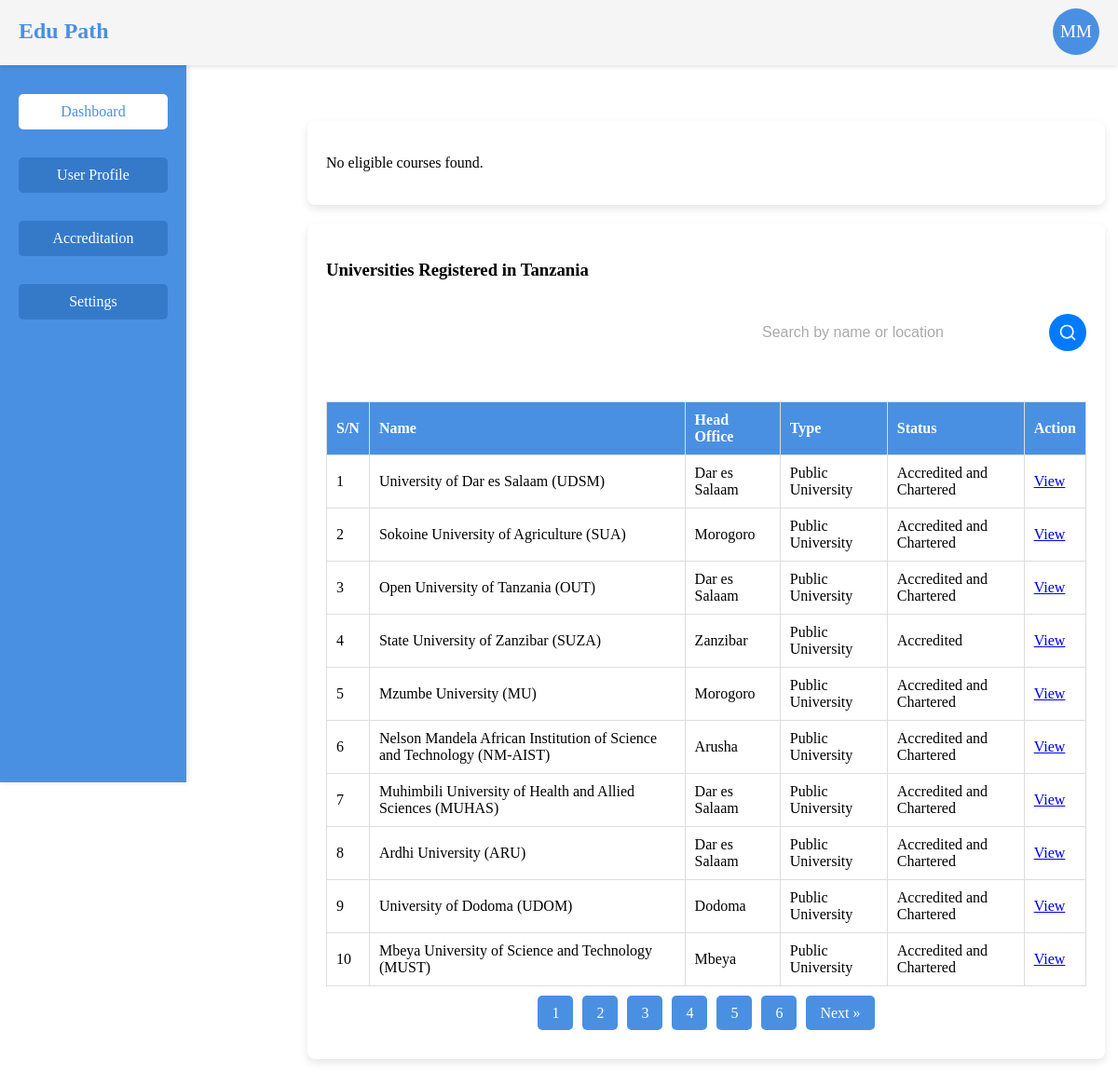
The app's page /dash.php (signed in) with its own data.
### tables this page shows
CREATE TABLE `users` (
  `id` int(11) NOT NULL,
  `name` varchar(255) NOT NULL,
  `email` varchar(255) NOT NULL,
  `password` varchar(255) NOT NULL,
  `created_at` timestamp NOT NULL DEFAULT CURRENT_TIMESTAMP,
  `check` varchar(20) NOT NULL DEFAULT 'New',
  `phone` text NOT NULL,
  `profile_image` varchar(255) DEFAULT 'initial'
);

CREATE TABLE `universities` (
  `id` int(11) NOT NULL,
  `sn` varchar(10) DEFAULT NULL,
  `name` varchar(255) DEFAULT NULL,
  `head_office` varchar(255) DEFAULT NULL,
  `type` varchar(100) DEFAULT NULL,
  `status` varchar(100) DEFAULT NULL,
  `action` varchar(255) DEFAULT NULL
);

### dash.php (the view, shortened to what this page needs)
<?php
include('conn.php');
$user_id = $_SESSION['user_id'];
$query = "SELECT * FROM users WHERE id = ?";
$stmt = $conn->prepare($query);
$stmt->bind_param("i", $user_id);
$stmt->execute();
$result = $stmt->get_result();
$user = $result->fetch_assoc();
$query = "SELECT COUNT(*) as total FROM courses";
$result = $conn->query($query);
?>
<!DOCTYPE html>
<html lang="en">
<head>
    <link rel="stylesheet" href="style.css">
</head>
<body>
    <?php
include 'navbar.php';
?>
    <div class="sidebar">
        <h3>Edu Path</h3>
        <ul class="sidebar-menu">
        <li class="active"><a href="dash.php">Dashboard</a></li>
        <li><a href="home.php">User Profile</a></li>
        <li><a href="credit.php">Accreditation</a></li>
        <li><a href="set.php">Settings</a></li>
    </ul>
    </div>
    <div class="main-content">
        <div class="container" style="display: block; margin-top: -290px; margin-left: -400px; position: absolute;">
            <div class="card">
            <?php
$limit = 10;
$current_page = isset($_GET['page']) ? (int)$_GET['page'] : 1;
$offset = ($current_page - 1) * $limit;
$eligible_courses = [];
$paginated_courses = array_slice($eligible_courses, $offset, $limit);
if (!empty($paginated_courses)) {
    echo "<h3>Courses That You're Eligible For</h3>";
    echo "<table border='1' class='notifications-table'>";
    echo "<thead><tr><th>Program Name</th><th>University</th></tr></thead><tbody>";
    foreach ($paginated_courses as $course) {
        echo "<tr><td>" . htmlspecialchars($course['program_name']) . "</td>";
        echo "<td>" . htmlspecialchars($course['university_name']) . "</td></tr>";
    }
    echo "</tbody></table>";
} else {
    echo "<p>No eligible courses found.</p>";
}
?>
            </div>
            <div class="card ">
                <h3>Universities Registered in Tanzania</h3>
                <br>
                <form method="GET" action="" style="display: flex; justify-content: flex-end;">
                    <input type="search" class="search-input" name="search_query" id="search_query" placeholder="Search by name or location">
                    <button type="submit" class="search-button" >
                    <svg xmlns="http://www.w3.org/2000/svg" viewBox="0 0 24 24" fill="none" stroke="currentColor" stroke-width="2" stroke-linecap="round" stroke-linejoin="round">
                <circle cx="11" cy="11" r="8"></circle>
                <line x1="21" y1="21" x2="16.65" y2="16.65"></line>
            </svg></button>
                </form>
                <br>
                <br>
                    <br>
                <table class="notifications-table">
                    <thead>
                        <tr>
                            <th>S/N</th>
                            <th>Name</th>
                            <th>Head Office</th>
                            <th>Type</th>
                            <th>Status</th>
                            <th>Action</th>
                        </tr>
                    </thead>
                    <tbody>
                        <?php
                        $conn = new mysqli('localhost', 'mac', 'pass', 'Edupath_db');
                        $records_per_page = 10;
                        $current_page = isset($_GET['page']) ? max(1, intval($_GET['page'])) : 1;
                        $total_records_query = "SELECT COUNT(*) AS total FROM universities";
                        $total_records_result = $conn->query($total_records_query);
                        $total_records_row = $total_records_result->fetch_assoc();
                        $total_records = $total_records_row['total'];
                        $total_pages = ceil($total_records / $records_per_page);
                        $offset = ($current_page - 1) * $records_per_page;
                        $search_query = isset($_GET['search_query']) ? trim($_GET['search_query']) : '';
                        $query = "SELECT sn, name, head_office, type, status, action FROM universities";
                        if (!empty($search_query)) {
                            $query .= " WHERE name LIKE ? OR head_office LIKE ? ORDER BY sn ASC";
                            $stmt = $conn->prepare($query);
                            $search_param = "%" . $search_query . "%";
                            $stmt->bind_param("ss", $search_param, $search_param);
                            $stmt->execute();
                            $result = $stmt->get_result();
                        } else {
                            $query .= " ORDER BY CAST(sn AS UNSIGNED) ASC LIMIT $offset, $records_per_page";
                            $result = $conn->query($query);
                        }
                        if ($result && $result->num_rows > 0) {
                            while ($row = $result->fetch_assoc()) {
                                echo "<tr>";
                                echo "<td>" . htmlspecialchars($row['sn']) . "</td>";
                                echo "<td>" . htmlspecialchars($row['name']) . "</td>";
                                echo "<td>" . htmlspecialchars($row['head_office']) . "</td>";
                                echo "<td>" . htmlspecialchars($row['type']) . "</td>";
                                echo "<td>" . htmlspecialchars($row['status']) . "</td>";
                                echo "<td><a href='" . htmlspecialchars($row['action']) . "' target='_blank'>View</a></td>";
                                echo "</tr>";
                            }
                        } else {
                            echo "<tr><td colspan='6'>No results found.</td></tr>";
                        }
                        ?>
                    </tbody>
                </table>
                <div class="pagination">
        <?php
        for ($page = 1; $page <= $total_pages; $page++) {
            if ($page == $current_page) {
                echo "<a href='?page=$page&search_query=" . urlencode($search_query) . "' class='active'>$page</a>";
            } else {
                echo "<a href='?page=$page&search_query=" . urlencode($search_query) . "'>$page</a>";
            }
        }
        if ($current_page < $total_pages) {
            echo "<a href='?page=" . ($current_page + 1) . "&search_query=" . urlencode($search_query) . "'>Next &raquo;</a>";
        }
        ?>
    </div>
            </div>
            </div>
        </div>
</body>
</html>

### navbar.php (shortened to what this page needs)
<div class="header">
    <div class="logo">Edu Path</div>
    <div class="user-profile" id="userProfile">
        <div class="profile-picture" id="headerProfilePicture"
            style="background-color: <?php echo empty($user['profile_image']) || $user['profile_image'] === 'initial' ? '#4a90e2' : 'transparent'; ?>;">
            <?php if (!empty($user['profile_image']) && $user['profile_image'] !== 'initial'): ?>
                <img id="headerProfileImage" src="<?php echo htmlspecialchars($user['profile_image']); ?>"
                    alt="Profile Picture" style="display: block;" />
            <?php else: ?>
                <span id="headerInitials">
                    <?php echo strtoupper(substr($user['name'], 0, 1) . (strstr($user['name'], ' ') ? substr(strstr($user['name'], ' '), 1, 1) : '')); ?>
                </span>
            <?php endif; ?>
        </div>
    </div>
</div>

### style.css (style rules this page uses)
html, body { height: 100%; margin: 0; display: flex; align-items: center; justify-content: center; }
.search-input { border: none; outline: none; font-size: 16px; color: #333; width: 300px; margin-right: 10px; }
.search-input::placeholder { color: #aaa; }
.search-button { border: none; background-color: #007BFF; color: white; font-size: 18px; border-radius: 50%; width: 40px; height: 40px; display: inline-flex; justify-content: center; align-items: center; cursor: pointer; transition: background-color 0.3s ease; }
.search-button svg { width: 20px; height: 20px; }
.container { margin-top: 70px; width: 107vh; margin: auto; padding: 20px; }
.sidebar { width: 20%; background-color: #4a90e2; color: #fff; height: 100vh; position: fixed; top: 0; left: 0; padding: 20px; }
.sidebar h3 { text-align: center; }
.main-content { margin-left: 22%; padding: 20px; }
.card { background-color: #fff; border-radius: 8px; box-shadow: 0 4px 8px rgba(0, 0, 0, 0.1); padding: 20px; margin-bottom: 20px; }
.user-profile { display: flex; align-items: center; gap: 20px; }
.notifications-table { width: 100%; border-collapse: collapse; }
.notifications-table th, .notifications-table td { border: 1px solid #ddd; padding: 10px; text-align: left; }
.notifications-table th { background-color: #4a90e2; color: #fff; }
.pagination { margin: 20px 0; text-align: center; }
.pagination a { margin: 0 5px; padding: 10px 15px; text-decoration: none; background-color: #4a90e2; color: #fff; border-radius: 5px; }
.sidebar { width: 20%; background-color: #4a90e2; color: #fff; height: 100vh; position: fixed; top: 0; left: 0; padding: 20px; box-shadow: 2px 0 5px rgba(0, 0, 0, 0.1); }
.sidebar h3 { text-align: center; margin-bottom: 20px; font-size: 1.5em; }
.sidebar-menu { list-style-type: none; padding: 0; margin: 0; }
.sidebar-menu li { margin: 10px 0; }
.sidebar-menu a { display: block; padding: 10px 15px; background-color: #357ac9; color: #fff; text-decoration: none; border-radius: 5px; text-align: center; font-size: 1em; transition: background-color 0.3s ease, box-shadow 0.3s ease; }
.user-profile { text-align: center; margin-bottom: 20px; }
.sidebar ul li.active a { background-color: #fff; color: #4a90e2; border-radius: 5px; }
.profile-picture { position: relative; width: 100px; height: 100px; margin: 0 auto; border-radius: 50%; overflow: hidden; background-color: #4a90e2; display: flex; align-items: center; justify-content: center; color: white; font-size: 2em; cursor: pointer; }
.header { position: fixed; top: 0; left: 0; right: 0; height: 50px; z-index: 1000; background-color: #f6f5f5; box-shadow: 0px 2px 5px rgba(0, 0, 0, 0.1); padding: 10px 20px; display: flex; justify-content: space-between; }
.header .logo { margin-top:10px ; font-size: 1.5em; font-weight: bold; color: #4a90e2; }
.header .user-profile { position: relative; display: flex; align-items: center; cursor: pointer; }
.sidebar { width: 200px; background-color: #4a90e2; height: 100vh; position: fixed; top: 0; left: 0; padding: 20px 0; color: #fff; }
.sidebar ul { list-style: none; }
.sidebar ul li { padding: 10px 20px; cursor: pointer; }
.sidebar ul li a { text-decoration: none; color: #fff; display: block; }
.main-content { margin-left: 220px; padding: 20px; }
#headerProfilePicture { font-size: 19px; background-color: #4a90e2; size: 20px; height: 50px; width: 50px; margin-top: 17px; }

### records on screen
users: name "MM"
universities: sn "1", name "University of Dar es Salaam (UDSM)", head_office "Dar es Salaam", type "Public University", status "Accredited and Chartered"
universities: sn "2", name "Sokoine University of Agriculture (SUA)", head_office "Morogoro", type "Public University", status "Accredited and Chartered"
universities: sn "3", name "Open University of Tanzania (OUT)", head_office "Dar es Salaam", type "Public University", status "Accredited and Chartered"
universities: sn "4", name "State University of Zanzibar (SUZA)", head_office "Zanzibar", type "Public University", status "Accredited"
universities: sn "5", name "Mzumbe University (MU)", head_office "Morogoro", type "Public University", status "Accredited and Chartered"
universities: sn "6", name "Nelson Mandela African Institution of Science and Technology (NM-AIST)", head_office "Arusha", type "Public University", status "Accredited and Chartered"
universities: sn "7", name "Muhimbili University of Health and Allied Sciences (MUHAS)", head_office "Dar es Salaam", type "Public University", status "Accredited and Chartered"
universities: sn "8", name "Ardhi University (ARU)", head_office "Dar es Salaam", type "Public University", status "Accredited and Chartered"
universities: sn "9", name "University of Dodoma (UDOM)", head_office "Dodoma", type "Public University", status "Accredited and Chartered"
universities: sn "10", name "Mbeya University of Science and Technology (MUST)", head_office "Mbeya", type "Public University", status "Accredited and Chartered"
